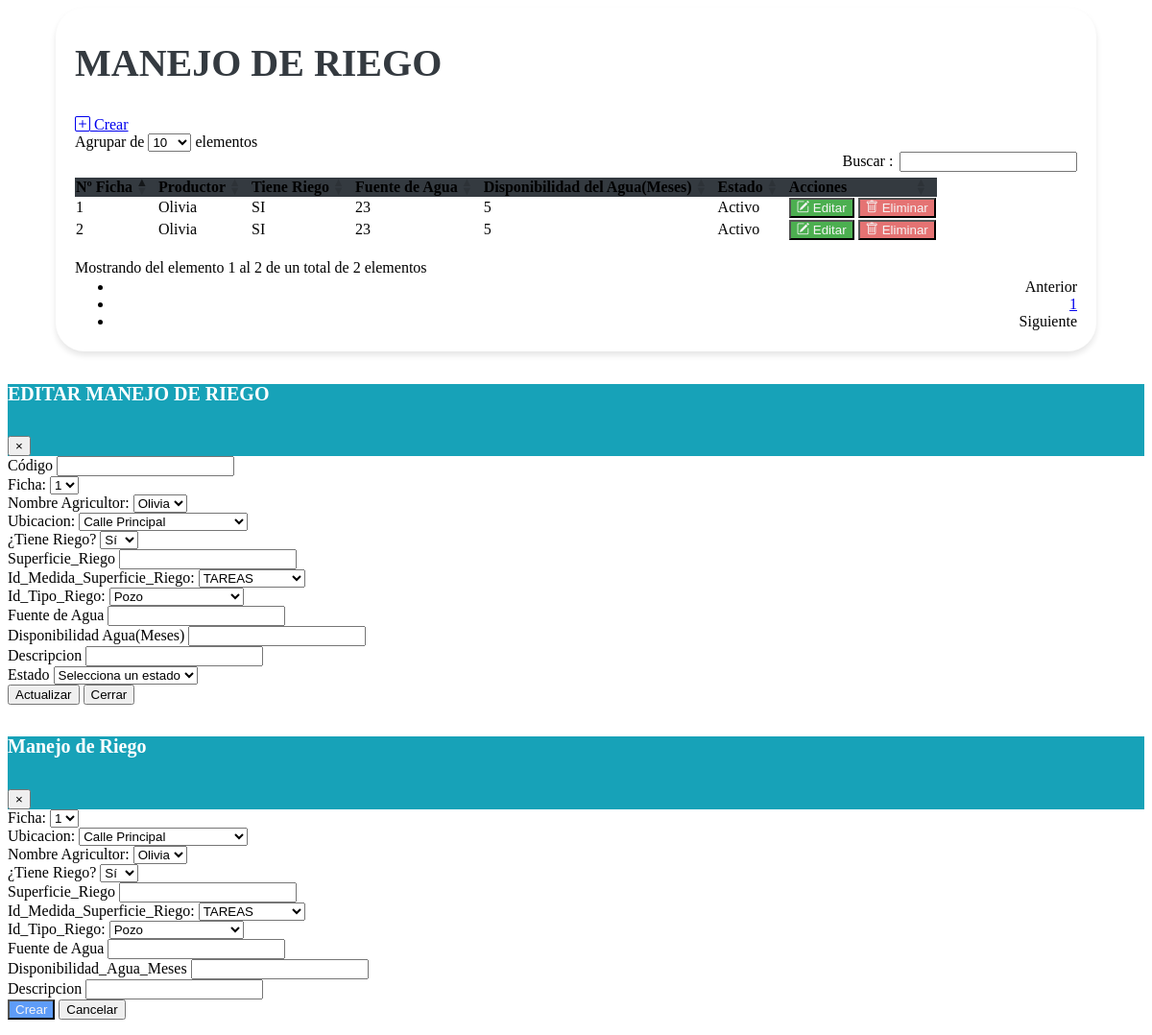
Page /vistas/Mantenimiento_Manejo_Riego.php on the committed database.
### tables this page shows
CREATE TABLE `tbl_manejo_riego` (
  `Id_Manejo_Riego` bigint(20) NOT NULL,
  `Id_Ficha` bigint(20) DEFAULT NULL,
  `Id_Ubicacion` bigint(20) DEFAULT NULL,
  `Id_Productor` bigint(20) DEFAULT NULL,
  `Tiene_Riego` enum('S','N') DEFAULT NULL,
  `Superficie_Riego` decimal(10,2) DEFAULT NULL,
  `Id_Medida_Superficie_Riego` bigint(20) DEFAULT NULL,
  `Id_Tipo_Riego` bigint(20) DEFAULT NULL,
  `Fuente_Agua` varchar(255) DEFAULT NULL,
  `Disponibilidad_Agua_Meses` int(11) DEFAULT NULL,
  `Descripcion` varchar(255) DEFAULT NULL,
  `Id_Usuario` bigint(20) DEFAULT NULL,
  `Creado_Por` varchar(255) DEFAULT NULL,
  `Fecha_Creacion` timestamp NOT NULL DEFAULT current_timestamp(),
  `Modificado_Por` varchar(255) DEFAULT NULL,
  `Fecha_Modificacion` timestamp NOT NULL DEFAULT current_timestamp() ON UPDATE current_timestamp(),
  `Estado` enum('A','I') DEFAULT 'A'
);

CREATE TABLE `tbl_productor` (
  `id_ficha` varchar(50) DEFAULT NULL,
  `id_productor` bigint(20) NOT NULL,
  `primer_nombre` varchar(255) DEFAULT NULL,
  `segundo_nombre` varchar(255) DEFAULT NULL,
  `primer_apellido` varchar(255) DEFAULT NULL,
  `segundo_apellido` varchar(255) DEFAULT NULL,
  `identificacion` bigint(20) DEFAULT NULL,
  `fecha_nacimiento` date DEFAULT NULL,
  `genero` varchar(10) DEFAULT NULL,
  `estado_civil` varchar(20) DEFAULT NULL,
  `nivel_escolaridad` varchar(50) DEFAULT NULL,
  `ultimo_grado_escolar_aprobado` varchar(50) DEFAULT NULL,
  `telefono_1` int(11) DEFAULT NULL,
  `telefono_2` int(11) DEFAULT NULL,
  `telefono_3` int(11) DEFAULT NULL,
  `email_1` varchar(255) DEFAULT NULL,
  `email_2` varchar(255) DEFAULT NULL,
  `email_3` varchar(255) DEFAULT NULL,
  `descripcion` text DEFAULT NULL,
  `creado_por` varchar(25) DEFAULT NULL,
  `fecha_creacion` timestamp NOT NULL DEFAULT current_timestamp() ON UPDATE current_timestamp(),
  `modificado_por` varchar(25) DEFAULT NULL,
  `fecha_modificacion` timestamp NOT NULL DEFAULT current_timestamp(),
  `estado` enum('A','I') DEFAULT NULL
);

### vistas/Mantenimiento_Manejo_Riego.php (the view, shortened to what the rows shown need)
<link href="https://cdn.jsdelivr.net/npm/bootstrap-icons@1.10.0/font/bootstrap-icons.css" rel="stylesheet">
<link rel="stylesheet" href="assets/css/estilos.css">
    <link rel="stylesheet" href="https://cdn.datatables.net/1.10.20/css/dataTables.bootstrap4.min.css">
<div class="containertable">
    <div class="d-flex justify-content-between align-items-end mb-4">
        <div>
            <h1 class="poppins-font mb-2">MANEJO DE RIEGO</h1>
            <br>
        </div>
    </div>
    <div class="table-responsive">
    <table id="tablax" class="table table-hover">
            <thead class="table-dark text-center" style="background-color: #343A40;">
                <tr>
                    <th scope="col">Nº Ficha</th>
                    <th scope="col">Productor</th>
                    <th scope="col">Tiene Riego</th>
                    <th scope="col">Fuente de Agua</th>
                    <th scope="col">Disponibilidad del Agua(Meses)</th>
                    <th scope="col">Estado</th>
                    <th scope="col">Acciones</th>
                </tr>
            </thead>
            <tbody class="text-center">
                <?php
                include "../php/conexion_be.php";
                $sql = $conexion->query("SELECT
                MR.*,
                P.primer_nombre
            FROM
                tbl_manejo_riego MR
                INNER JOIN tbl_productor P ON MR.Id_Productor = P.id_productor;
            ");
                while ($datos = $sql->fetch_object()) { ?>
                    <tr>
                        <td><?= $datos->Id_Ficha ?></td>
                        <td><?= $datos->primer_nombre ?></td>
                        <td><?php
                            if ($datos->Tiene_Riego == "S") {
                                echo '<span class="badge bg-success">SI</span>';
                            } else {
                                echo '<span class="badge bg-danger">NO</span>';
                            }
                            ?>
                        </td>
                        <td><?= $datos->Fuente_Agua ?></td>
                        <td><?= $datos->Disponibilidad_Agua_Meses ?></td>
                        <td><?php
                            if ($datos->Estado == "A") {
                                echo '<span class="badge bg-success">Activo</span>';
                            } else {
                                echo '<span class="badge bg-danger">Inactivo</span>';
                            }
                            ?></td>
                        <td>
                            <button type="button" class="btn btn-editar" data-toggle="modal" data-target="#modalEditar" onclick="abrirModalEditar ('<?= $datos->Id_Manejo_Riego ?>', '<?= $datos->Id_Ficha ?>', '<?= $datos->Id_Ubicacion ?>' , '<?= $datos->Id_Productor ?>','<?= $datos->Tiene_Riego ?>' , '<?= $datos->Superficie_Riego ?>','<?= $datos->Id_Medida_Superficie_Riego ?>' , '<?= $datos->Id_Tipo_Riego ?>', '<?= $datos->Fuente_Agua ?>', '<?= $datos->Disponibilidad_Agua_Meses ?>', '<?= $datos->Descripcion ?>','<?= $datos->Estado ?>')">
                                <i class="bi bi-pencil-square"></i>
                                Editar
                            </button>
                            <form id="deleteForm" method="POST" action="modelos/eliminar_manejo_riego.php" style="display: inline;">
                                <button type="submit" class="btn btn-eliminar">
                                    <i class="bi bi-trash"></i>
                                    Eliminar
                                </button>
                            </form>
                        </td>
                    </tr>
                <?php }
                ?>
            </tbody>
        </table>
    </div>
</div>

### rows in the picture
tbl_manejo_riego: Id_Ficha "1", Id_Productor.primer_nombre "Olivia", Tiene_Riego "SI", Fuente_Agua "23", Disponibilidad_Agua_Meses "5", Estado "Activo"
tbl_manejo_riego: Id_Ficha "2", Id_Productor.primer_nombre "Olivia", Tiene_Riego "SI", Fuente_Agua "23", Disponibilidad_Agua_Meses "5", Estado "Activo"

### other values in the picture
form field Id_Ficha "1"
form field Id_Productor "Olivia"
form field Id_Ubicacion "Calle Principal"
form field Id_Medida_Superficie_Riego "TAREAS"
form field Id_Tipo_Riego "Pozo"
